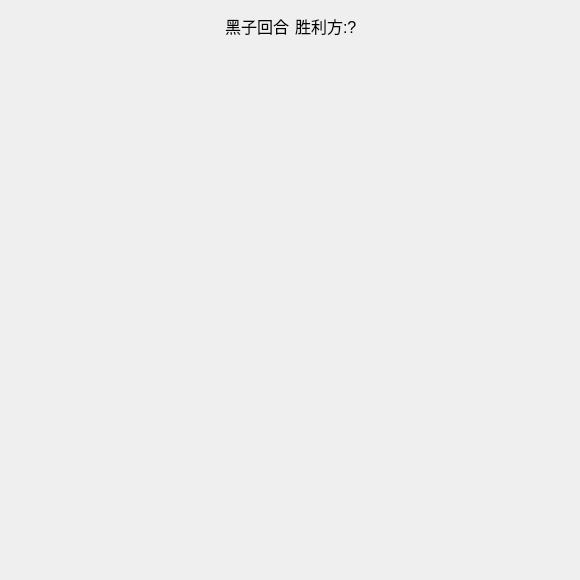
<?xml version="1.0" encoding="UTF-8"?>
<ui version="4.0">
 <class>FiveInline</class>
 <widget class="QWidget" name="FiveInline">
  <property name="geometry">
   <rect>
    <x>0</x>
    <y>0</y>
    <width>580</width>
    <height>580</height>
   </rect>
  </property>
  <property name="minimumSize">
   <size>
    <width>580</width>
    <height>580</height>
   </size>
  </property>
  <property name="maximumSize">
   <size>
    <width>580</width>
    <height>580</height>
   </size>
  </property>
  <property name="windowTitle">
   <string>FiveInline</string>
  </property>
  <widget class="QWidget" name="layoutWidget">
   <property name="geometry">
    <rect>
     <x>10</x>
     <y>10</y>
     <width>561</width>
     <height>32</height>
    </rect>
   </property>
   <layout class="QHBoxLayout" name="horizontalLayout">
    <item>
     <spacer name="horizontalSpacer">
      <property name="orientation">
       <enum>Qt::Horizontal</enum>
      </property>
      <property name="sizeHint" stdset="0">
       <size>
        <width>40</width>
        <height>20</height>
       </size>
      </property>
     </spacer>
    </item>
    <item>
     <widget class="QLabel" name="lb_color">
      <property name="minimumSize">
       <size>
        <width>0</width>
        <height>30</height>
       </size>
      </property>
      <property name="maximumSize">
       <size>
        <width>16777215</width>
        <height>30</height>
       </size>
      </property>
      <property name="font">
       <font>
        <pointsize>12</pointsize>
       </font>
      </property>
      <property name="text">
       <string>黑子回合</string>
      </property>
     </widget>
    </item>
    <item>
     <widget class="QLabel" name="lb_winner">
      <property name="minimumSize">
       <size>
        <width>0</width>
        <height>30</height>
       </size>
      </property>
      <property name="maximumSize">
       <size>
        <width>16777215</width>
        <height>30</height>
       </size>
      </property>
      <property name="font">
       <font>
        <pointsize>12</pointsize>
       </font>
      </property>
      <property name="text">
       <string>胜利方:?</string>
      </property>
     </widget>
    </item>
    <item>
     <spacer name="horizontalSpacer_2">
      <property name="orientation">
       <enum>Qt::Horizontal</enum>
      </property>
      <property name="sizeHint" stdset="0">
       <size>
        <width>40</width>
        <height>20</height>
       </size>
      </property>
     </spacer>
    </item>
   </layout>
  </widget>
 </widget>
 <resources/>
 <connections/>
</ui>
